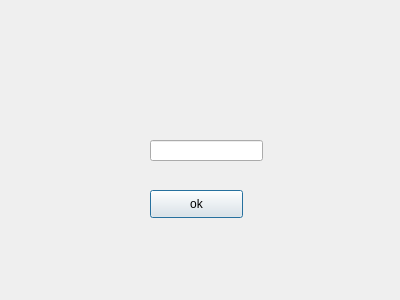
<?xml version="1.0" encoding="UTF-8"?>
<ui version="4.0">
 <class>Dialog</class>
 <widget class="QDialog" name="Dialog">
  <property name="geometry">
   <rect>
    <x>0</x>
    <y>0</y>
    <width>400</width>
    <height>300</height>
   </rect>
  </property>
  <property name="windowTitle">
   <string>Dialog</string>
  </property>
  <widget class="QPushButton" name="pushButton">
   <property name="geometry">
    <rect>
     <x>150</x>
     <y>190</y>
     <width>93</width>
     <height>28</height>
    </rect>
   </property>
   <property name="text">
    <string>ok</string>
   </property>
  </widget>
  <widget class="QLineEdit" name="lineEdit">
   <property name="geometry">
    <rect>
     <x>150</x>
     <y>140</y>
     <width>113</width>
     <height>21</height>
    </rect>
   </property>
  </widget>
 </widget>
 <resources/>
 <connections/>
</ui>
